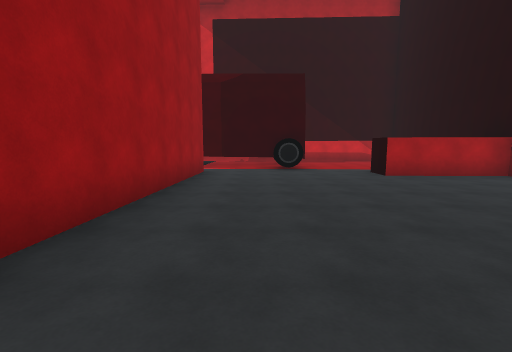
view 1 (above)

12 first-person views from a walk through a scene from a Unity 3-D project. The camera is 1.5 m above the floor, tilts 6° down and sees 85° across. The floor is counted in squares, 2 m on a side. Each view is taken from the middle of a square. On the plan, view 1 faces up. The plan holds only what a view shows up to about 10 squares ahead; the rest is blank. The place goes on beyond the plan. Some animated figures are left out.

view 2
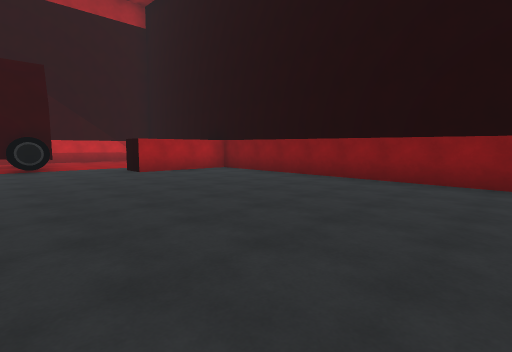

view 3
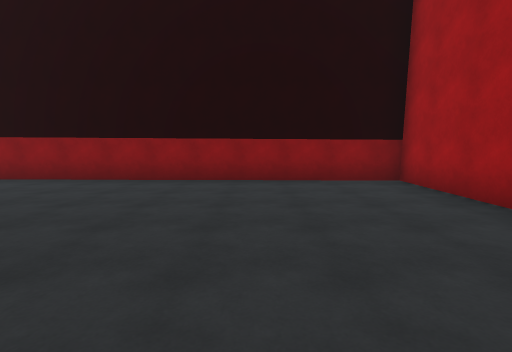

view 4
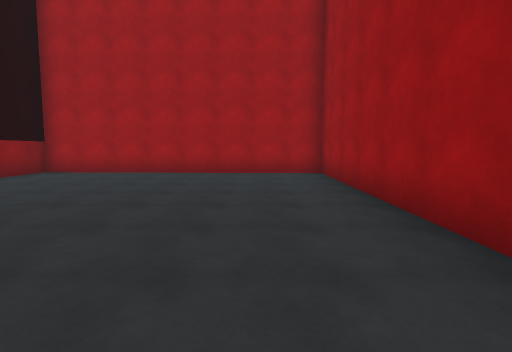

view 5
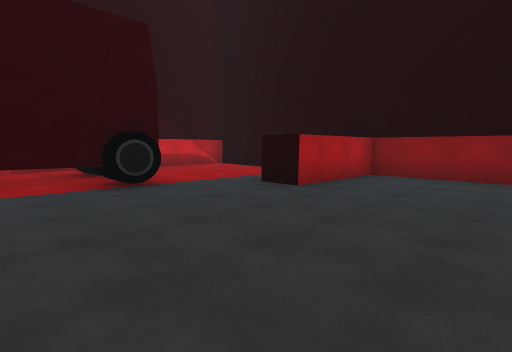

view 6
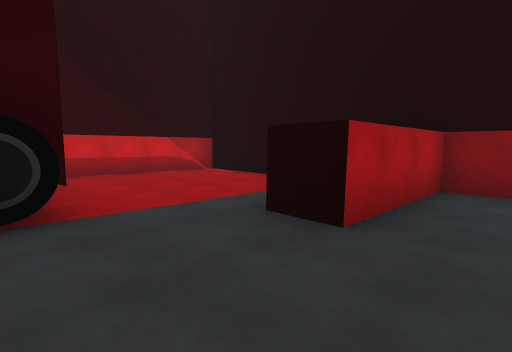

view 7
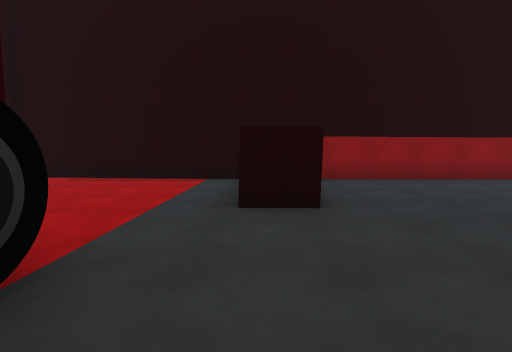

view 8
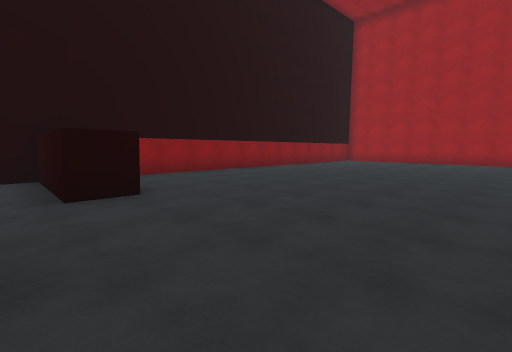

view 9
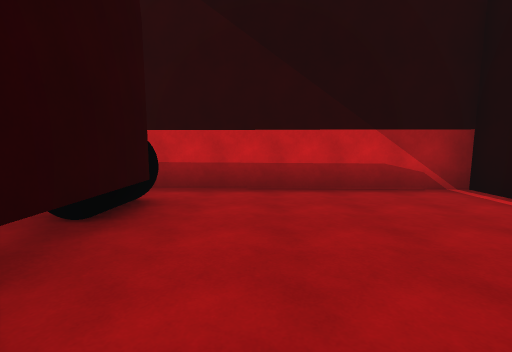

view 10
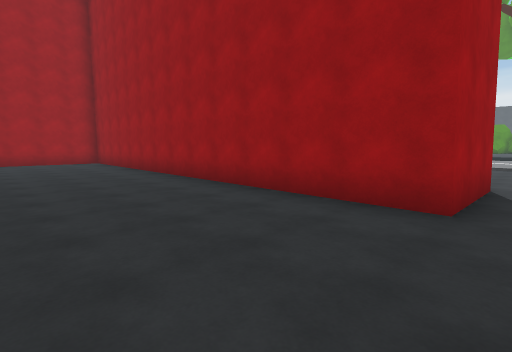

view 11
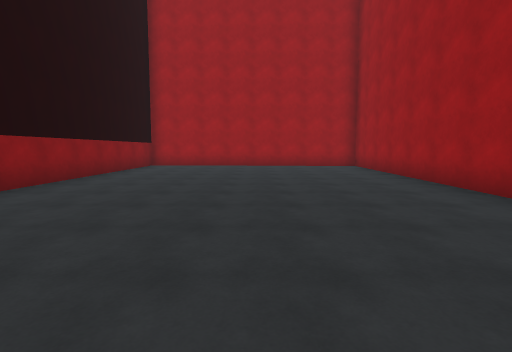

view 12
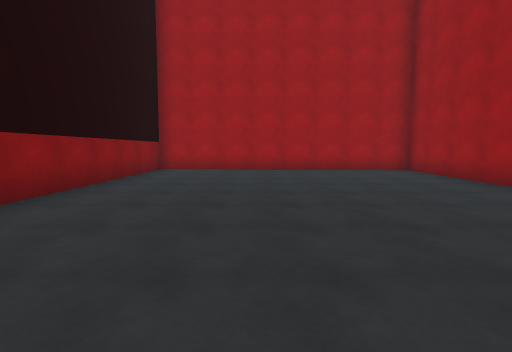

### Floor plan
Points are (right, up) in squares from view 1. A wall is a line through its corners. A room is listed if a view was taken in it or the views show most of it. See-through windows are left out.
Room 1 (views 1, 2, 3, 4, 5, 6, 7, 8, 10, 11, 12)
walls: (1.7, 9.1) (0.7, 9.2) (0.7, 10.2); (-1.6, 8.4) (-1.9, -4.9) (6.2, -5.2) (6.4, 7.1) (3.4, 7.2) (3.4, 8.2); (0.8, 9.5) (-1.8, 9.6)
ways out: opening at (2.5, 9.5) to room 2; opening at (-1, 9)
Room 2 (view 9)
walls: (3.4, 8.2) (6.5, 8.1) (6.6, 13.6) (1.5, 13.8); (1.7, 12.8) (1.7, 10.4)
ways out: opening at (2.5, 9.5) to room 1; opening at (2, 13)

Where each view was taken, in squares from view 1:
view 1: 0 up, 0 right, facing up
view 2: 1 down, 0 right, facing up-right
view 3: 2 down, 0 right, facing right
view 4: 3 up, 0 right, facing down
view 5: 4 up, 1 left, facing up-right
view 6: 6 up, 1 right, facing up-right
view 7: 8 up, 0 right, facing right
view 8: 9 up, 1 left, facing down-right
view 9: 9 up, 3 right, facing up
view 10: 9 up, 2 right, facing down-left
view 11: 6 up, 2 right, facing down
view 12: 4 up, 3 right, facing down
